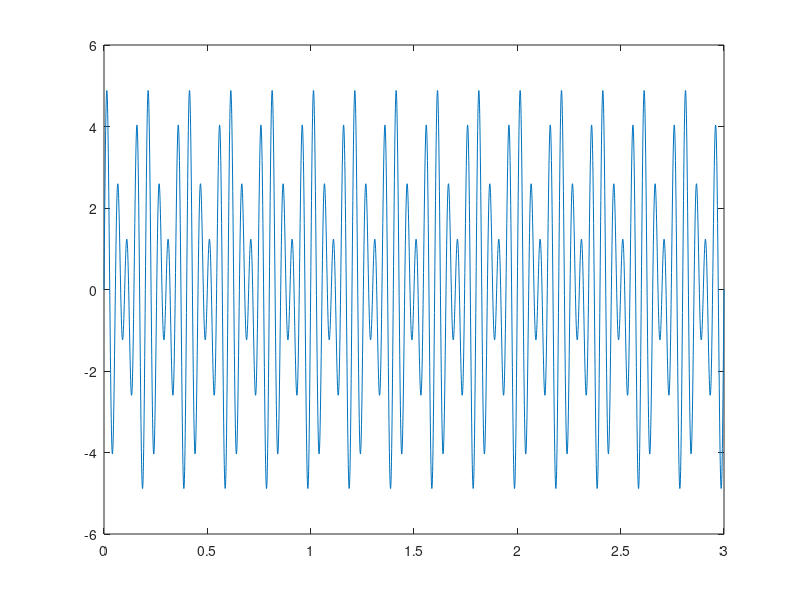

MATLAB code for this plot:
% sa se genereze un semnal format din 2 armonici
% si sa se salveze intr-un fisier de date semnalul generat

Te = 0.001;
%perioada de generare - similara cu perioada de esantionare
t = [0: Te: 3];
%vectorul timpului - momentele de prelevare de semnal
f1 = 15; f2 = 20;
%frecventa semnalului
w1 = 2 * pi * f1;
w2 = 2 * pi * f2;
%pulsatia semnalului
a1 = 2; a2 = 3;
%amplitudinea semnalului
x = a1*sin(w1*t) + a2*sin(w2*t);
%semnalul generat / inregistrat in vectorul x
plot(t,x)
%prezentarea

% salvarea in fisier
save ex1.mat t x;
